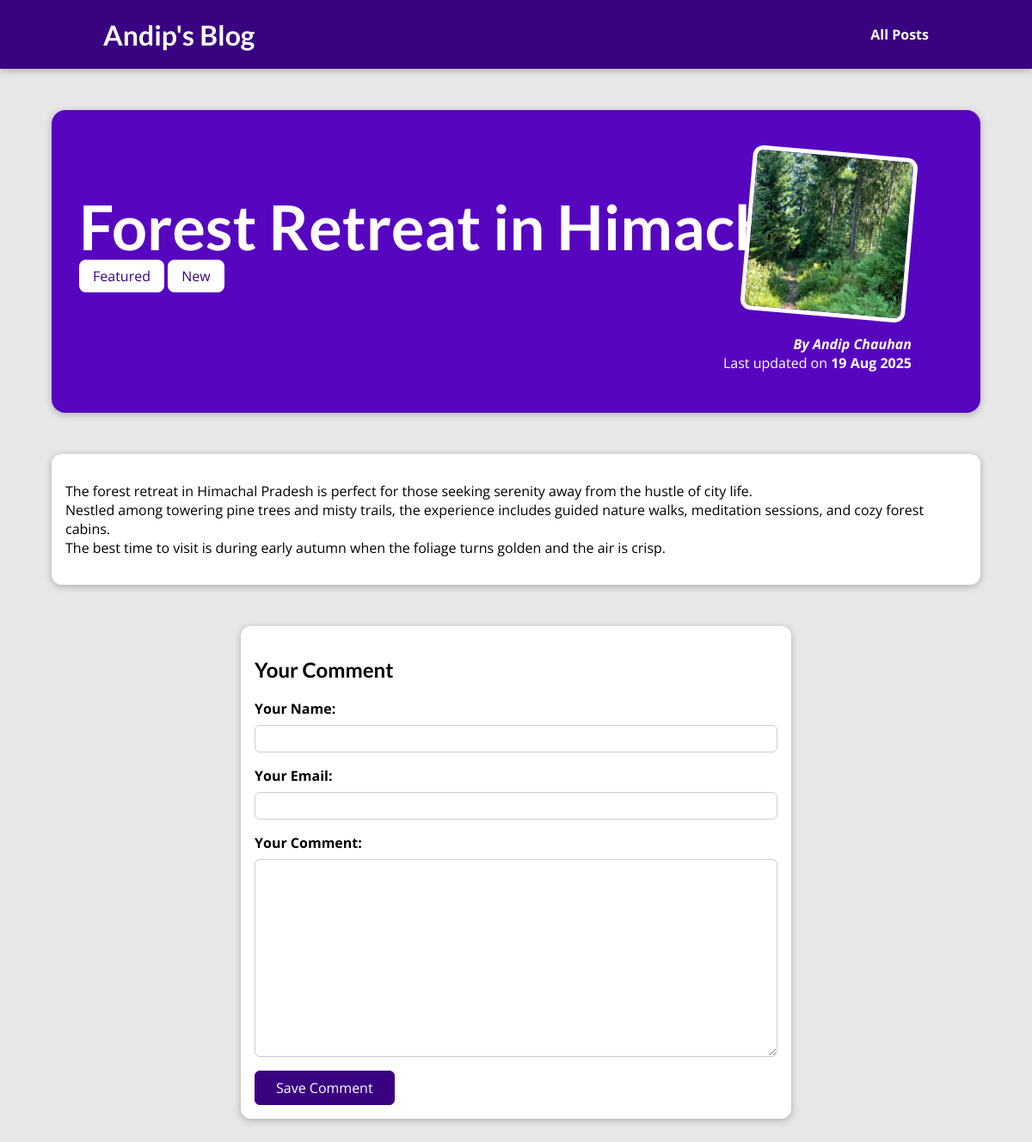
The app's page /posts/forest-retreat with its own data.
### blog/models.py (models this page shows, shortened)
class Post(models.Model):
    title = models.CharField(max_length=200)
    excerpt = models.CharField(max_length=300)
    image = models.ImageField(upload_to="posts", null=True)
    date = models.DateField(auto_now_add=True)
    slug = models.SlugField(unique=True, db_index=True)
    content = models.TextField(validators=[MinLengthValidator(10)])
    author = models.ForeignKey(
        Author, on_delete=models.SET_NULL, null=True, related_name="posts"
    )
    tag = models.ManyToManyField(Tag, related_name="posts")

class Tag(models.Model):
    caption = models.CharField(max_length=50)

class Author(models.Model):
    first_name = models.CharField(max_length=100)
    last_name = models.CharField(max_length=100)
    email = models.EmailField(max_length=254)
    def full_name(self):
        return f"{self.first_name} {self.last_name}"
    def __str__(self):
        return self.full_name()

### blog/views.py (the view, shortened to what this page needs)
# urls.py: path('posts/<slug:slug>', views.SinglePostView.as_view(), name='post-detail-page'),   # /posts/<post_title>
class SinglePostView(View):
    def get(self,request, slug):
        target_post = Post.objects.get(slug=slug)
        context = {
            'post' : target_post,
            'post_tags': target_post.tag.all(),
            'comment_form': CommentForm(),
            'comments': target_post.comments.all().order_by("-id")
        }
        return render(request, 'blog/post-detail.html', context)

### blog/forms.py
class CommentForm(forms.ModelForm):
    class Meta:
        model = Comment
        exclude = ["post"]
        labels = {
            "user_name": "Your Name",
            "user_email": "Your Email",
            "text": "Your Comment"
        }

### blog/templates/blog/post-detail.html (shortened to what this page needs)
{% extends "base.html" %}
{% load static %}
{% block css_files %}
<link rel="stylesheet" href="{% static 'blog/post-detail.css' %}">
{% endblock css_files %}
{% block content %}
<section id="summary">
    <h2> {{ post.title }} </h2>
    <div>
        {% for tag in post_tags %}
            <span class="tag">{{ tag.caption }}</span>
        {% endfor %}
    </div>
    <article>
        <img src="{{ post.image.url }}" alt="Post Title">
        <address> <a href="mailto:{{ post.author.email }}"> By {{post.author}}  </a> </address>
        <div>
            Last updated on <time> {{ post.date|date:"d M Y"  }} </time>
        </div>
    </article>
</section>
<main>
   <p> {{ post.content|linebreaks }} </p>
</main>
<section id='comment-form'>
    <h2>Your Comment</h2>
    <form action="{% url "post-detail-page" post.slug %}" method='POST'>
        {% for field in comment_form %}
        <div class="form-control {% if field.errors %}invalid{% endif %}">
            {{ field.label_tag }}
            {{ field }}
        </div>
        {% endfor %}
        <button>Save Comment</button>
    </form>
</section>
{% endblock content %}

### static/app.css (style rules this page uses)
* { box-sizing: border-box; }
html { font-family: 'Open Sans', 'Lato', sans-serif; }
body { margin: 0; }
h1, h2, h3 { font-family: 'Lato', sans-serif; font-weight: bold; }

### blog/static/blog/post-detail.css (style rules this page uses)
body { background-color: #e7e7e7; }
#summary { margin: 8rem auto 3rem auto; padding: 2rem; width: 90%; max-width: 90rem; border-radius: 16px; background-color: #5706c0; position: relative; box-shadow: 0 2px 8px rgba(0, 0, 0, 0.25); height: 22rem; }
#summary h2 { color: white; font-size: 4.5rem; margin-bottom: 0.25rem; }
#summary article { position: absolute; top: 2rem; right: 3rem; padding: 1rem 2rem; border-radius: 12px; text-align: right; color: white; }
#summary article img { width: 12rem; height: 12rem; border-radius: 12px; transform: rotateZ(5deg); border: 5px solid white; margin-bottom: 1rem; }
#summary address { font-weight: bold; }
#summary a { color: white; text-decoration: none; }
#summary time { font-weight: bold; }
main { width: 90%; max-width: 90rem; margin: 3rem auto; background-color: white; padding: 1rem; border-radius: 12px; box-shadow: 0 2px 8px rgba(0, 0, 0, 0.25); }
.tag { background-color: white; color: #390281; padding: 0.5rem 1rem; border-radius: 8px; }
#comment-form { margin: 3rem auto; width: 90%; max-width: 40rem; border-radius: 12px; background-color: white; box-shadow: 0 2px 8px rgba(0, 0, 0, 0.25); padding: 1rem; }
#comment-form button { font: inherit; background-color: #390281; color: white; border: 1px solid #390281; padding: 0.5rem 1.5rem; border-radius: 6px; cursor: pointer; }
.form-control { margin-bottom: 1rem; }
.form-control label { font-weight: bold; margin-bottom: 0.5rem; display: block; }
.form-control input, .form-control textarea { display: block; width: 100%; font: inherit; padding: 0.25rem; border-radius: 6px; border: 1px solid #ccc; }

### records on screen
Post: title "Forest Retreat in Himachal", image (picture), author "Andip Chauhan", date "19 Aug 2025", content "The forest retreat in Himachal Pradesh is perfect for those seeking serenity away from the hustle of city life. Nestled among towering pine trees and misty trails, the experience includes guided nature walks, meditation sessions, and cozy forest cabins. The best time to visit is during early autumn when the foliage turns golden and the air is crisp."
Tag: caption "Featured"
Tag: caption "New"

### other values on screen
{{ field.label_tag }} "Your Name:" "Your Email:" "Your Comment:"
